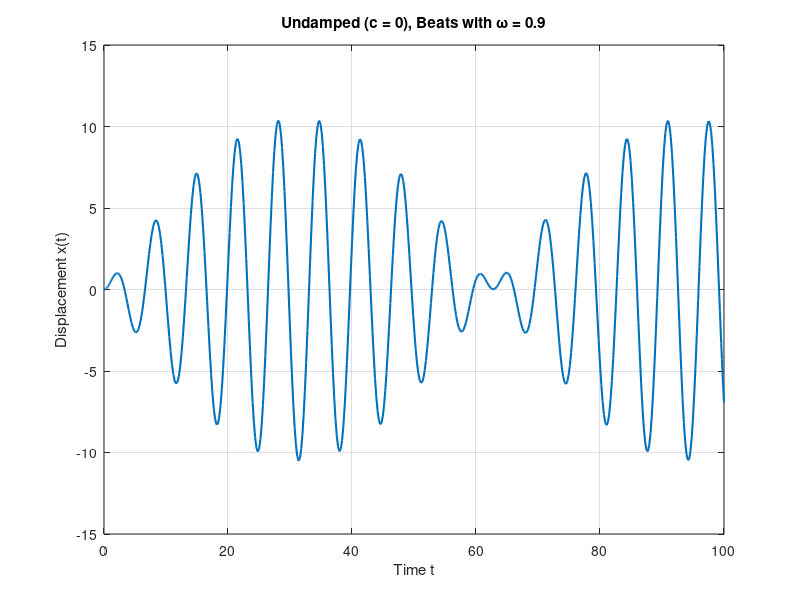
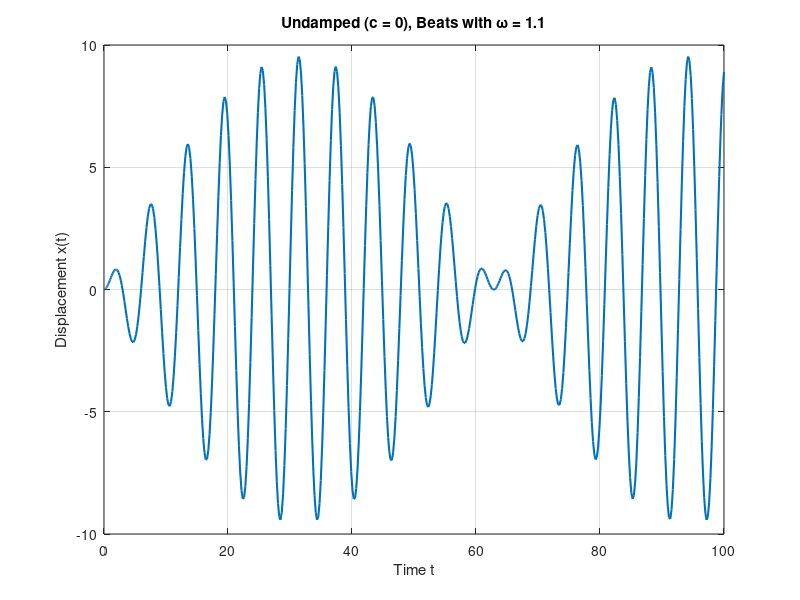
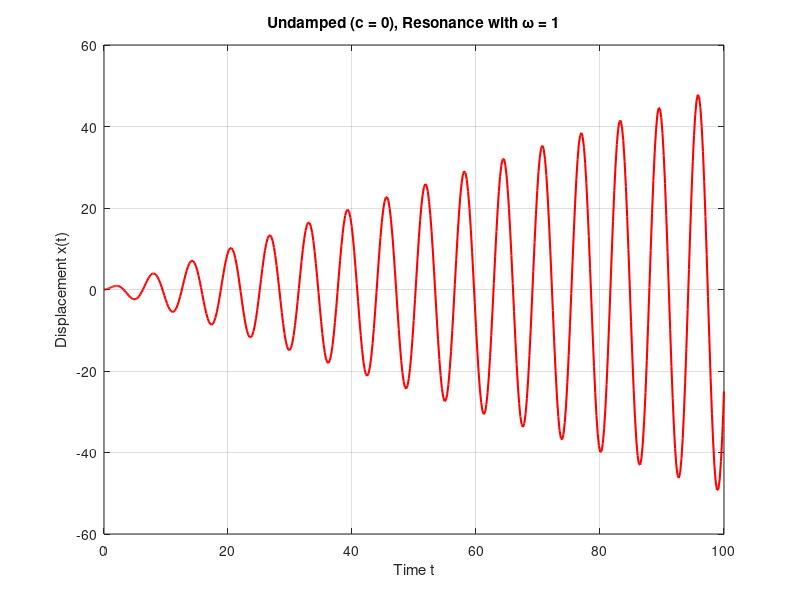
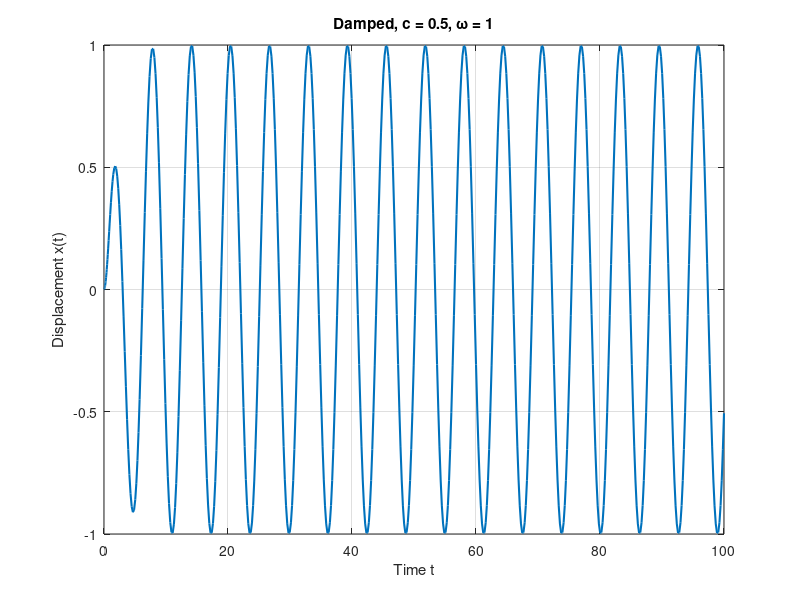

These charts were generated, in order, by the following MATLAB code:
%{
Natalia Hopper
Jerom Jothiprakasam
Math 245 -- MATLAB Project 3
(Part 1)

Revision History
Date            Changes             Programmer
-------------------------------------------------------
04/15/25        original            Jerom Jothiprakasam
04/15/25        part (a)            Jerom Jothiprakasam
04/15/25        part (b)            Jerom Jothiprakasam
04/15/25        part (c)            Jerom Jothiprakasam
%}

clc;
clear;

%% General settings

tspan = [0 100];                    % Time range
omega_vals = [0.9, 1.1, 1];         % For undamped: omega < 1, omega > 1, resonance
omega_damped = 1;                   % Fixed for damped cases
c_vals = [0, 0.5, 1, 1.5];          % 0 = undamped, rest are under, critical, over
init_default = [0; 0];              % x(0) = 0, x'(0) = 0

%% Function for system of 1st order ODEs
f_t = @(t, x, c, omega) [x(2); -2*c*x(2) - x(1) + cos(omega*t)];

%% Part (a)
for i = 1:2
    omega = omega_vals(i);
    [t, x] = ode45(@(t,x) f_t(t, x, 0, omega), tspan, init_default);
    figure;
    plot(t, x(:,1), 'LineWidth', 1.5);
    title(['Undamped (c = 0), Beats with \omega = ' num2str(omega)]);
    xlabel('Time t'); ylabel('Displacement x(t)');
    grid on;
end

% Resonance case
[t, x] = ode45(@(t,x) f_t(t, x, 0, omega_vals(3)), tspan, init_default);
figure;
plot(t, x(:,1), 'r', 'LineWidth', 1.5);
title('Undamped (c = 0), Resonance with \omega = 1');
xlabel('Time t'); ylabel('Displacement x(t)');
grid on;

%% Part (b)
for i = 2:4
    c = c_vals(i);
    [t, x] = ode45(@(t,x) f_t(t, x, c, omega_damped), tspan, init_default);
    figure;
    plot(t, x(:,1), 'LineWidth', 1.5);
    title(['Damped, c = ' num2str(c) ', \omega = ' num2str(omega_damped)]);
    xlabel('Time t'); ylabel('Displacement x(t)');
    grid on;
end

%% Part (c)
initial_conditions1 = [1; -1];
initial_conditions2 = [-1; 2];
c = 0.5; % Underdamped
[t1, x1] = ode45(@(t,x) f_t(t, x, c, omega_damped), tspan, initial_conditions1);
[t2, x2] = ode45(@(t,x) f_t(t, x, c, omega_damped), tspan, initial_conditions2);

figure;
plot(t1, x1(:,1), 'b', 'LineWidth', 1.5); hold on;
plot(t2, x2(:,1), 'r--', 'LineWidth', 1.5);
title(['Effect of Initial Conditions (Underdamped, c = ' num2str(c) ')']);
xlabel('Time t'); ylabel('Displacement x(t)');
legend('IC: [1; -1]', 'IC: [-1; 2]');
grid on;